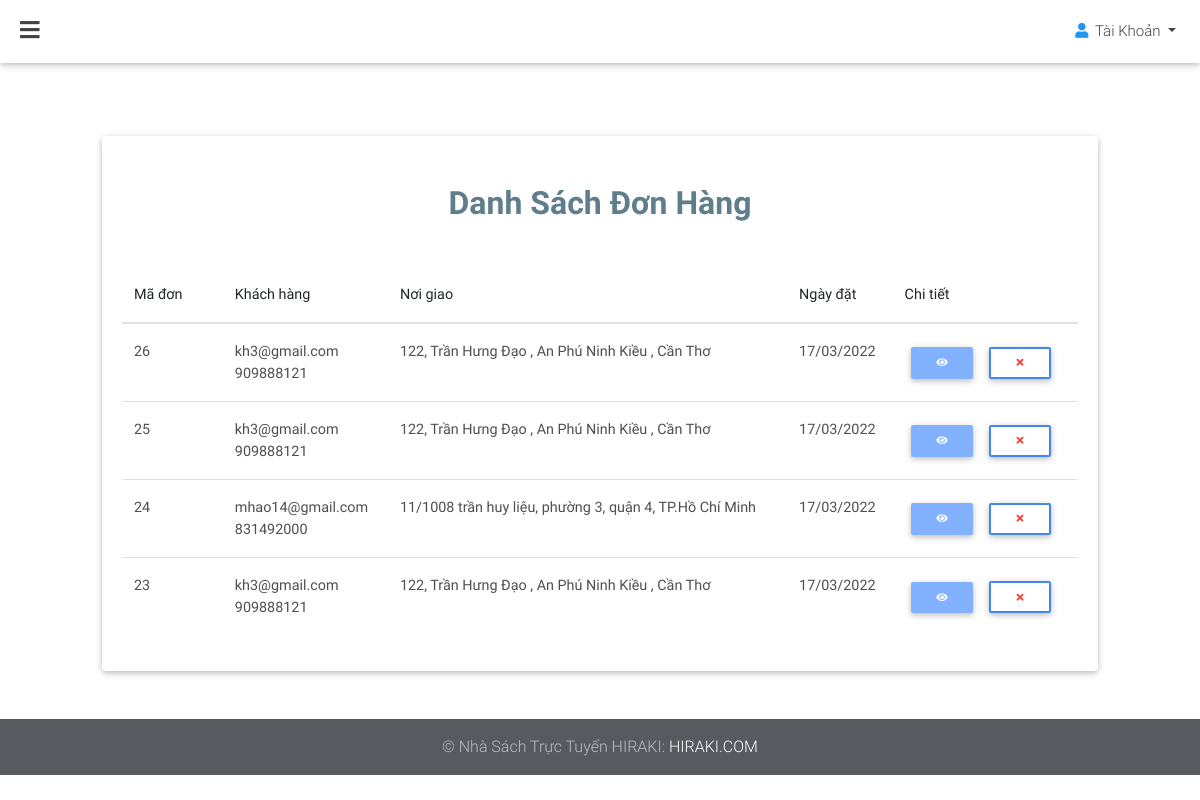
The app's page /admin/donhang/quanlydonhang.php with its own data.
### tables this page shows
CREATE TABLE `hoa_don` (
  `hd_id` int(255) NOT NULL,
  `hd_idkh` int(255) NOT NULL,
  `hd_tongtiendonhang` float NOT NULL,
  `hd_trangthai` int(255) NOT NULL,
  `hd_thoigianlapdonhang` datetime NOT NULL DEFAULT current_timestamp()
);

CREATE TABLE `dia_chi` (
  `dc_id` int(255) NOT NULL,
  `dc_idkh` int(255) NOT NULL,
  `dc_emailkh` varchar(255) NOT NULL,
  `dc_hoten` varchar(255) NOT NULL,
  `dc_sdt` int(255) NOT NULL,
  `dc_diachi` varchar(500) NOT NULL
);

### admin/donhang/quanlydonhang.php (the view, shortened to what this page needs)
<?php
require "../../db.php";
$sql1="SELECT * FROM hoa_don as a join khach_hang as b on b.kh_id = a.hd_idkh
                                        join dia_chi as dc on b.kh_id=dc.dc_idkh
                GROUP BY (hd_id) DESC
    ";
$result = mysqli_query($conn,$sql1);
?>
<!DOCTYPE html>
<html lang="en">
<head>
    <link rel="stylesheet" href="https://use.fontawesome.com/releases/v5.11.2/css/all.css">
    <link rel="stylesheet" href="../../css/bootstrap.min.css">
    <link rel="stylesheet" href="../../css/mdb.min.css">
    <link rel="stylesheet" type="text/css" href="../../css/addons/datatables.min.css">
    <link rel="stylesheet" href="../../css/addons/datatables-select.min.css">
</head>
<body class="fixed-sn white-skin white">
<header>
    <nav class="navbar fixed-top navbar-expand-lg scrolling-navbar double-nav">
        <div class="float-left">
            <a href="#" data-activates="slide-out" class="button-collapse"><i class="fas fa-bars"></i></a>
        </div>
        <ul class="nav navbar-nav nav-flex-icons ml-auto">
            <li class="nav-item dropdown">
                <a class="nav-link dropdown-toggle waves-effect" href="#" id="userDropdown" data-toggle="dropdown"
                   aria-haspopup="true" aria-expanded="false">
                    <i class="fas fa-user blue-text"></i> <span
                        class="clearfix d-none d-sm-inline-block">Tài Khoản</span>
                </a>
            </li>
        </ul>
    </nav>
</header>
<main>
    <div class="container-fluid my-5">
        <section>
            <div class="col-md-12">
                <div class="card">
                    <h2 class="mt-5 text-center blue-grey-text  font-weight-bold mb-4">
                        Danh Sách Đơn Hàng
                    </h2>
                    <div class="card-body">
                        <form action="#" method="GET" enctype="multipart/form-data">
                            <table id="dtMaterialDesignExample" class="table" cellspacing="0" width="100%">
                                <thead>
                                <tr>
                                    <th class="th-sm">Mã đơn</th>
                                    <th class="th-sm">Khách hàng </th>
                                    <th class="th-sm">Nơi giao</th>
                                    <th class="th-sm">Ngày đặt</th>
                                    <th>Chi tiết</th>
                                </tr>
                                </thead>
                                <tbody>
                                <?php
                                if ($result->num_rows > 0 ) {
                                    while ($row = $result->fetch_assoc()) {
                                        echo "<tr>
                                                 <td>" . $row['hd_id'] . "</td>
                                                 <td>" . $row['dc_emailkh'] ."<br>".$row['dc_sdt'] . "</td>
                                                 <td>" . $row['dc_diachi'] . "</td>
                                                 <td>" . date('d/m/Y ', strtotime($row['hd_thoigianlapdonhang'])) . "</td>
                                                <td>
                                                     <button type='button' class='btn btn-sm btn btn-light-blue' title='Xem chi tiết'>
                                                     <a href=\"chitietdonhang.php?iddon=" . $row['hd_id'] . "\"
                                                         class=\"white-text\"
                                                        data-toggle=\"tooltip\"
                                                        data-placement=\"top\" >
                                                     <i class=\"fas fa-eye\"></i>
                                                     </a>
                                                     </button>
                                                     <button onclick=\"return confirm('Bạn chắc chắn xóa đơn hàng này?')\"
                                                     type='button' class='btn btn-sm btn-outline-primary' title='Hủy đơn hàng'>
                                                    <a  href=\"xoadonhang.php?iddon=" . $row['hd_id'] . "\"
                                                        class=\"red-text\"
                                                        data-toggle=\"tooltip\"
                                                        data-placement=\"top\"
                                                        ><i class=\"fas fa-times\"></i></a>
                                                     </a>
                                                     </button>
                                               ";
                                    }
                                }
                                ?>
                                </tbody>
                            </table>
                        </form>
                    </div>
                </div>
            </div>
        </section>
    </div>
</main>
<footer class="page-footer pt-0 mt-5">
    <div class="footer-copyright py-3 text-center">
        <div class="container-fluid">
            © Nhà Sách Trực Tuyến HIRAKI: <a href="#" target="_blank"> HIRAKI.COM </a>
        </div>
    </div>
</footer>
</body>
</html>

### records on screen
hoa_don: hd_id "26", dia_chi.dc_emailkh "kh3@gmail.com", dia_chi.dc_sdt "909888121", dia_chi.dc_diachi "122, Trần Hưng Đạo , An Phú Ninh Kiều , Cần Thơ", hd_thoigianlapdonhang "17/03/2022"
hoa_don: hd_id "25", dia_chi.dc_emailkh "kh3@gmail.com", dia_chi.dc_sdt "909888121", dia_chi.dc_diachi "122, Trần Hưng Đạo , An Phú Ninh Kiều , Cần Thơ", hd_thoigianlapdonhang "17/03/2022"
hoa_don: hd_id "24", dia_chi.dc_emailkh "mhao14@gmail.com", dia_chi.dc_sdt "831492000", dia_chi.dc_diachi "11/1008 trần huy liệu, phường 3, quận 4, TP.Hồ Chí Minh", hd_thoigianlapdonhang "17/03/2022"
hoa_don: hd_id "23", dia_chi.dc_emailkh "kh3@gmail.com", dia_chi.dc_sdt "909888121", dia_chi.dc_diachi "122, Trần Hưng Đạo , An Phú Ninh Kiều , Cần Thơ", hd_thoigianlapdonhang "17/03/2022"
